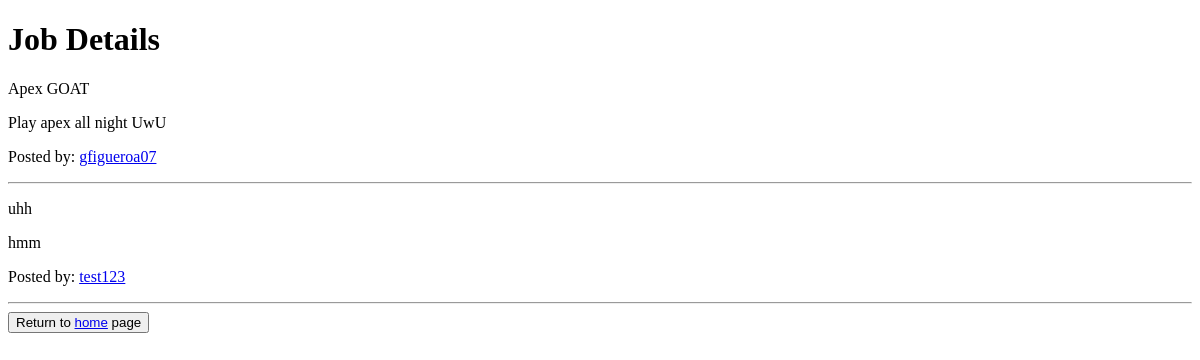
Before: /job/details/ with the older database file.
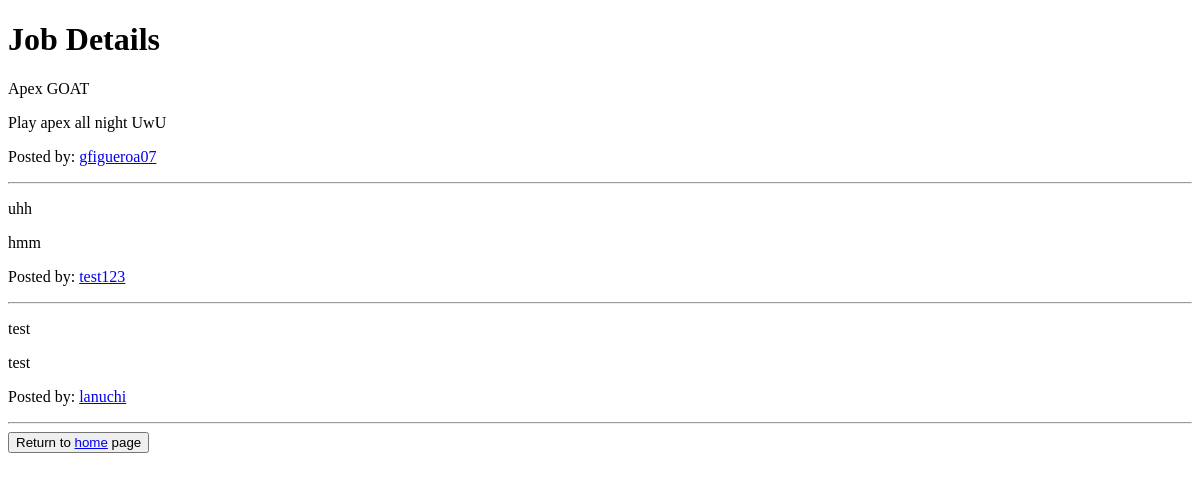
After: the same page with the newer database file.
### users/models.py (models this page shows, shortened)
class JobListing(models.Model):
    profile = models.ForeignKey(Profile, on_delete=models.CASCADE)
    title = models.TextField(max_length=200)
    description = models.CharField(max_length=800, blank=False)
    date = models.DateTimeField(auto_now_add=True)
    images = models.ImageField(upload_to='job_pics/', blank=True, null=True)
    due_date = models.TextField(max_length=20, blank=True, null=True)

class Profile(models.Model):
    user = models.OneToOneField(User, on_delete=models.CASCADE)
    profile_name = models.CharField(max_length=30, unique=False, blank=True, null=False)
    profile_picture = models.ImageField(upload_to='profile_pics/', blank=True, null=True)
    location = models.TextField(blank=False)
    description = models.TextField(blank=True)
    avg_review_score = models.FloatField(default=0.0)
    skills = models.TextField(blank=True)
    resume = models.FileField(upload_to='resumes/', blank=True, null=True)
    def __str__(self):
        return self.user.username

### job_board/views.py (the view)
# urls.py: path('job/details/', views.job_details, name='job_details'),
def job_details(request):
    jobs = JobListing.objects.all()
    if not jobs.exists():
        return render(request, 'job_board/job_details.html', {'message' : 'no job listings. Check back later'})
    return render(request, 'job_board/job_details.html', {'jobs': jobs})

### job_board/templates/job_board/job_details.html (shortened to what this page needs)
<!DOCTYPE html>
<html>
<head>
    <h1>Job Details</h1>
{% if message %}
    <p>{{ message }}</p>
{% else %}
    {% for job in jobs %}
        <p>{{ job.title }}</p>
        <p>{{ job.description }}</p>
        <p>Posted by: <a  href=" {% url 'profile_detail' job.profile.id %}">{{ job.profile }}</a></p>
        <hr>
    {% endfor %}
{% endif %}
</head>
<button>Return to <a href='/'>home</a> page</button>
</body>
</html>

Changed rows visible on the page:
added JobListing: title "test", description "test", profile "lanuchi"
